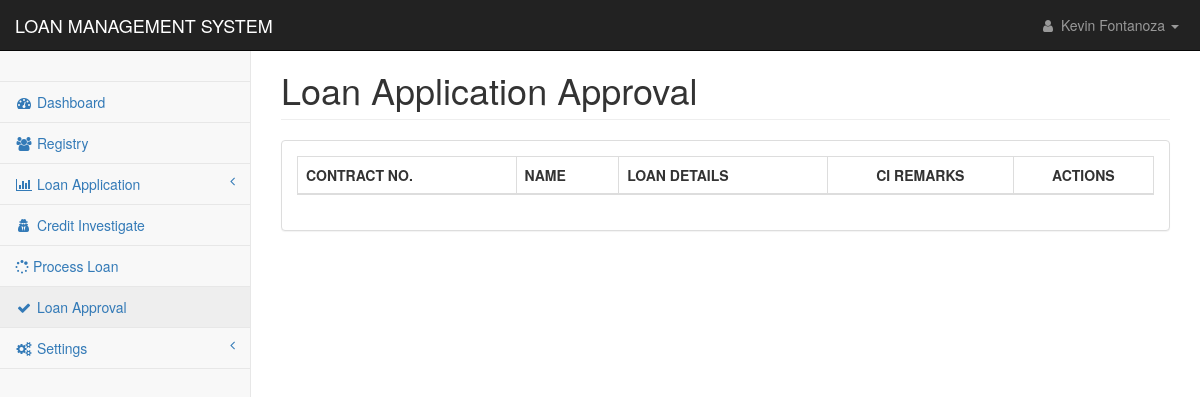
The page /pages/loan_approval.php (signed in) on the database as committed earlier.
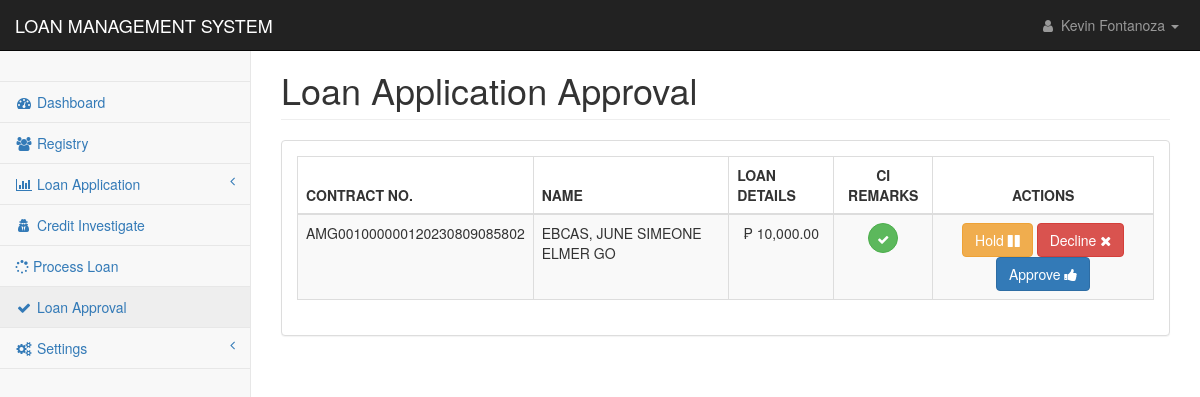
The same page on the database as committed later.
### tables this page shows
CREATE TABLE `loan_applications` (
  `loan_id` int(11) NOT NULL,
  `contract_no` text NOT NULL,
  `client_id` text NOT NULL,
  `loan_type` int(11) NOT NULL,
  `loan_duration` int(11) NOT NULL,
  `loan_amount` double NOT NULL,
  `interest_amount` double NOT NULL,
  `other_fee` double NOT NULL,
  `total_cashout` double NOT NULL,
  `monthly_amortization` int(11) NOT NULL,
  `mop` text NOT NULL,
  `ob` double NOT NULL,
  `udi_percentage` int(11) NOT NULL,
  `udi_value` double NOT NULL,
  `interest_percentage` int(11) NOT NULL,
  `application_date` datetime NOT NULL DEFAULT current_timestamp(),
  `ci_status` int(11) NOT NULL,
  `ci_by` text NOT NULL,
  `ci_date` datetime DEFAULT NULL,
  `approval` int(11) NOT NULL,
  `processed_by` text NOT NULL,
  `date_flagged` datetime DEFAULT NULL,
  `remarks` text NOT NULL,
  `paid` int(11) NOT NULL,
  `loan_status` text NOT NULL,
  `effective_date` date NOT NULL
);

CREATE TABLE `applicants_personal` (
  `applicant_id` int(11) NOT NULL,
  `applicant_code` text NOT NULL,
  `firstname` text NOT NULL,
  `middlename` text NOT NULL,
  `lastname` text NOT NULL,
  `suffix` text NOT NULL,
  `nickname` text NOT NULL,
  `age` text NOT NULL,
  `gender` text NOT NULL,
  `contact1` text NOT NULL,
  `mstatus` text NOT NULL,
  `dob1` date NOT NULL,
  `pob1` text NOT NULL,
  `block1` text NOT NULL,
  `street1` text NOT NULL,
  `phase1` text NOT NULL,
  `brgy1` text NOT NULL,
  `city1` text NOT NULL,
  `province1` text NOT NULL,
  `map_url` text NOT NULL,
  `residence1` text NOT NULL,
  `lwith1` text NOT NULL,
  `block2` text NOT NULL,
  `street2` text NOT NULL,
  `phase2` text NOT NULL,
  `brgy2` text NOT NULL,
  `city2` text NOT NULL,
  `province2` text NOT NULL,
  `residence2` text NOT NULL,
  `lwith2` text NOT NULL,
  `mothername` text NOT NULL,
  `mothercon` text NOT NULL,
  `fathername` text NOT NULL,
  `fathercon` text NOT NULL,
  `file` text NOT NULL,
  `date_encoded` date NOT NULL
);

### pages/loan_approval.php (the view, shortened to what the changed rows need)
<?php
include('../config/conn.php');
?>
<!DOCTYPE html>
<html lang="en">
<head>
    <link href="../css/bootstrap.min.css" rel="stylesheet">
    <link href="../css/metisMenu.min.css" rel="stylesheet">
    <link href="../css/dataTables/dataTables.bootstrap.css" rel="stylesheet">
    <link href="../css/dataTables/dataTables.responsive.css" rel="stylesheet">
    <link href="../css/startmin.css" rel="stylesheet">
    <link href="../css/font-awesome.min.css" rel="stylesheet" type="text/css">
</head>
<body>
    <div id="wrapper">
        <?php include('nav.php');?>
        <div id="page-wrapper">
            <div class="container-fluid">
                <div class="row">
                    <div class="col-lg-12">
                        <h1 class="page-header">Loan Application Approval</h1>
                    </div>
                </div>
                <div class="row">
                    <div class="col-lg-12">
                        <div class="panel panel-default">
                            <div class="panel-body">
                                <div class="table-responsive">
                                    <table class="table table-striped table-bordered table-hover"
                                        id="dataTables-example">
                                        <thead>
                                            <tr>
                                                <th>CONTRACT NO.</th>
                                                <th>NAME</th>
                                                <th>LOAN DETAILS</th>
                                                <th class="text-center">CI REMARKS</th>
                                                <th class="text-center">ACTIONS</th>
                                            </tr>
                                        </thead>
                                        <tbody>
                                            <?php
                                                    $sql ="SELECT * FROM loan_applications
                                                    INNER JOIN applicants_personal
                                                    ON applicants_personal.applicant_code = loan_applications.client_id
                                                    WHERE approval=0 AND ci_status != 0 ORDER BY applicants_personal.lastname ASC";
                                                    $res = mysqli_query($con,$sql);
                                                        if(mysqli_num_rows($res) > 0){
                                                            while($row = mysqli_fetch_assoc($res)) {
                                                                ?><tr class="odd gradeX">
                                                <td><?php echo $row['contract_no'];?></td>
                                                <td><?php echo $row['lastname'].', '.$row['firstname'].' '.$row['suffix'].' '.$row['middlename'];?>
                                                </td>
                                                <td class="text-center">₱
                                                    <?php echo number_format($row['loan_amount'],2);?></td>
                                                <td style="text-align:center">
                                                    <?php
                                                    if($row['ci_status']==1){
                                                            echo '<button type="button" class="btn btn-success btn-circle"><i class="fa fa-check"></i></button>';}
                                                        else{
                                                        $cis = 0;
                                                            echo '<button type="button" class="btn btn-danger btn-circle"><i class="fa fa-times"></i></button>';
                                                        }
                                                    ?>
                                                </td>
                                                <td class="text-center">
                                                    <button type="button"
                                                        class="btn btn-warning btn-sml"
                                                        data-target="#modal-<?= $row['ci_status'] ?>"
                                                        data-toggle="modal">
                                                        Hold <i class="fa fa-pause" aria-hidden="true"
                                                            title="Copy to use save"></i></button>
                                                    <button type="button" class="btn btn-danger btn-sml"
                                                        data-target="#modal-<?= $row['client_id'] ?>"
                                                        data-toggle="modal">
                                                        Decline <i class="fa fa-times" aria-hidden="true"
                                                            title="Copy to use save"></i></button>
                                                    <button type="button" class="btn btn-primary btn-sml"
                                                        data-target="#modal-<?= $row['contract_no'] ?>"
                                                        data-toggle="modal">
                                                        Approve <i class="fa fa-thumbs-up" aria-hidden="true"
                                                            title="Copy to use save"></i></button>
                                                </td>
                                            </tr><?php
                                                            }
                                                        }
                                                ?>
                                        </tbody>
                                    </table>
                                </div>
                            </div>
                        </div>
                    </div>
                </div>
            </div>
        </div>
    </div>
</body>
</html>

### pages/nav.php (shortened to what the changed rows need)
<nav class="navbar navbar-inverse navbar-fixed-top" role="navigation">
    <div class="navbar-header">
        <a class="navbar-brand" href="index.php">LOAN MANAGEMENT SYSTEM</a>
    </div>
</nav>

Rows that differ between the two databases and show on the page:
now on this page (row edited): loan_applications: contract_no "AMG001000000120230809085802", applicants_personal.lastname "EBCAS", applicants_personal.firstname "JUNE SIMEONE ELMER", applicants_personal.middlename "GO", loan_amount "10,000.00", ci_status 1 (drawn)
